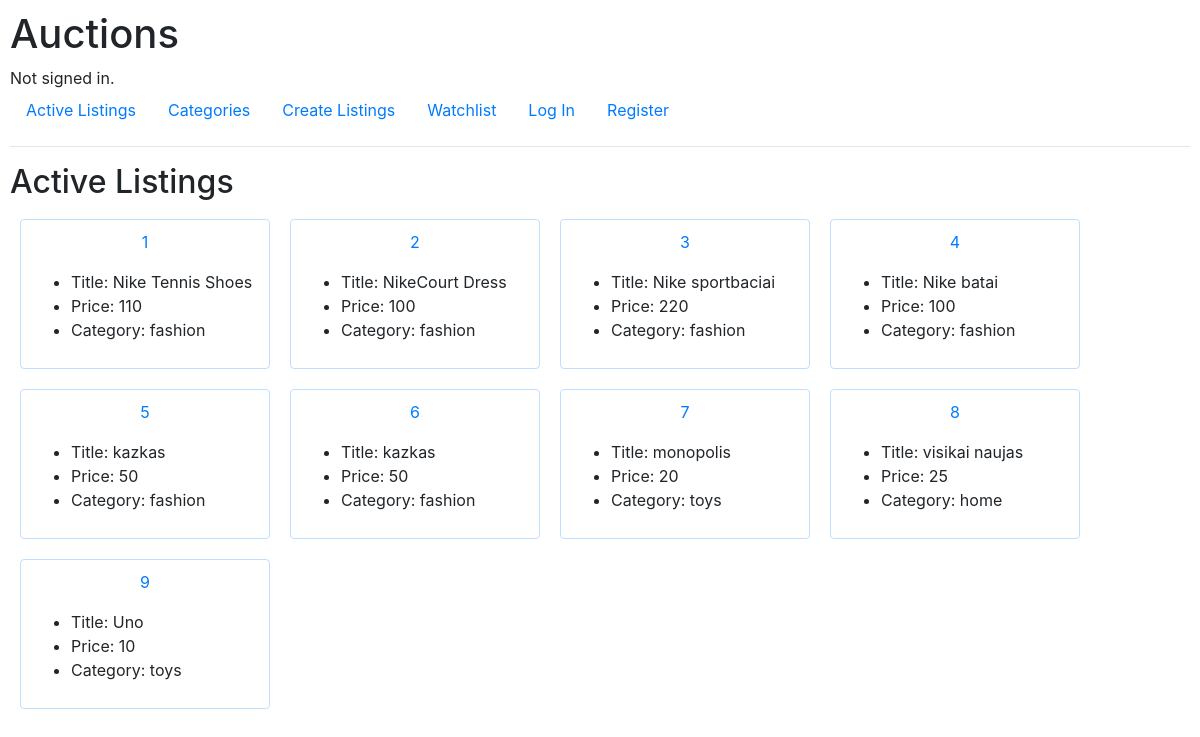
The page / on the database its author committed.
### auctions/models.py (models this page shows, shortened)
class AuctionListings(models.Model):
    title = models.CharField(max_length=64,)
    description = models.CharField(max_length=200)
    price = models.IntegerField()
    image = models.URLField(blank=True)
    category = models.CharField(max_length=50, choices=CATEGORY_CHOICES)
    last_bid = models.IntegerField(blank=True, default=None)
    bidder = models.ForeignKey(User, on_delete=models.RESTRICT, blank=True)

### auctions/views.py (the view)
# urls.py: path("", views.index, name="index"),
def index(request):
    return render(request, "auctions/index.html",{
        "products": AuctionListings.objects.all()
    })

### auctions/templates/auctions/index.html
{% extends "auctions/layout.html" %}
{% block body %}
    <h2>Active Listings</h2>
        {% for product in products %}
        <div class="card" style="margin: 10px; padding:10px; float: left; width: 250px; border-color:#c0deff">
            <p align="center"><a href="{% url 'listing' product.id %}">{{ product.id }} </a></p>
        <ul>
            <li>Title: {{product.title}} </li>
            <li>Price: {{product.price}} </li>
            <li>Category: {{product.category}} </li>
        </ul>
        </div>
        {% endfor %}
{% endblock %}

### auctions/templates/auctions/layout.html (shortened to what this page needs)
{% load static %}
<!DOCTYPE html>
<html lang="en">
    <head>
        <link rel="stylesheet" href="https://stackpath.bootstrapcdn.com/bootstrap/4.4.1/css/bootstrap.min.css">
        <link href="{% static 'auctions/styles.css' %}" rel="stylesheet">
    </head>
    <body>
        <h1>Auctions</h1>
        <div>
            {% if user.is_authenticated %}
                Signed in as <strong>{{ user.username }}</strong>.
            {% else %}
                Not signed in.
            {% endif %}
        </div>
        <ul class="nav">
            <li class="nav-item">
                <a class="nav-link" href="{% url 'index' %}">Active Listings</a>
            </li>
            <li class="nav-item">
                <a class="nav-link" href="{% url 'categories' %}">Categories</a>
            </li>
            <li class="nav-item">
                <a class="nav-link" href="{% url 'create_listing' %}">Create Listings</a>
            </li>
            <li class="nav-item">
                <a class="nav-link" href="{% url 'watchlist' %}">Watchlist</a>
            </li>
            {% if user.is_authenticated %}
                <li class="nav-item">
                    <a class="nav-link" href="{% url 'logout' %}">Log Out</a>
                </li>
            {% else %}
                <li class="nav-item">
                    <a class="nav-link" href="{% url 'login' %}">Log In</a>
                </li>
                <li class="nav-item">
                    <a class="nav-link" href="{% url 'register' %}">Register</a>
                </li>
            {% endif %}
        </ul>
        <hr>
        {% block body %}
        {% endblock %}
    </body>
</html>

### auctions/static/auctions/styles.css (style rules this page uses)
body { padding: 10px; background-color: white; }

### rows shown on the page
AuctionListings: id "1", title "Nike Tennis Shoes", price "110", category "fashion"
AuctionListings: id "2", title "NikeCourt Dress", price "100", category "fashion"
AuctionListings: id "3", title "Nike sportbaciai", price "220", category "fashion"
AuctionListings: id "4", title "Nike batai", price "100", category "fashion"
AuctionListings: id "5", title "kazkas", price "50", category "fashion"
AuctionListings: id "6", title "kazkas", price "50", category "fashion"
AuctionListings: id "7", title "monopolis", price "20", category "toys"
AuctionListings: id "8", title "visikai naujas", price "25", category "home"
AuctionListings: id "9", title "Uno", price "10", category "toys"
